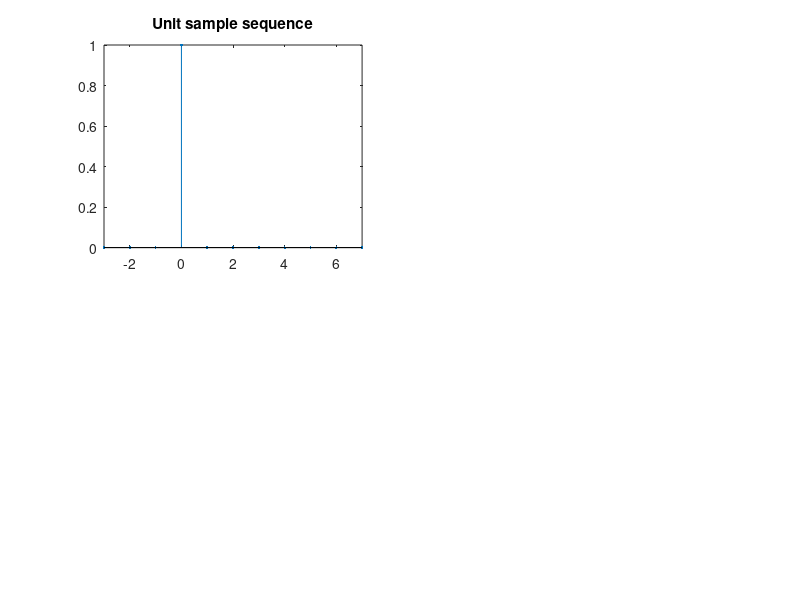

Write MATLAB code to recreate this figure.
clc; #... Clear command line
clear all; #... Clear variables
close all; #... Clear figures

#... Generating a unit impulse signal
n = -3:1:7; #... n = [-3 ... -1 0 1 ... 7]
x = zeros(1,length(n)); #... x = [0 0 0 ... 0 0 0]
index = find(n == 0); #... Index where n=0
x(index) = 1; #... x = [... 0 1 0 ...]
subplot(2,2,1);
stem(n,x,".");
title("Unit sample sequence");
axis tight;

b = [5 0 -4 1]; #... Coefficients of x
a = [1 -2] #... Coefficients of y
